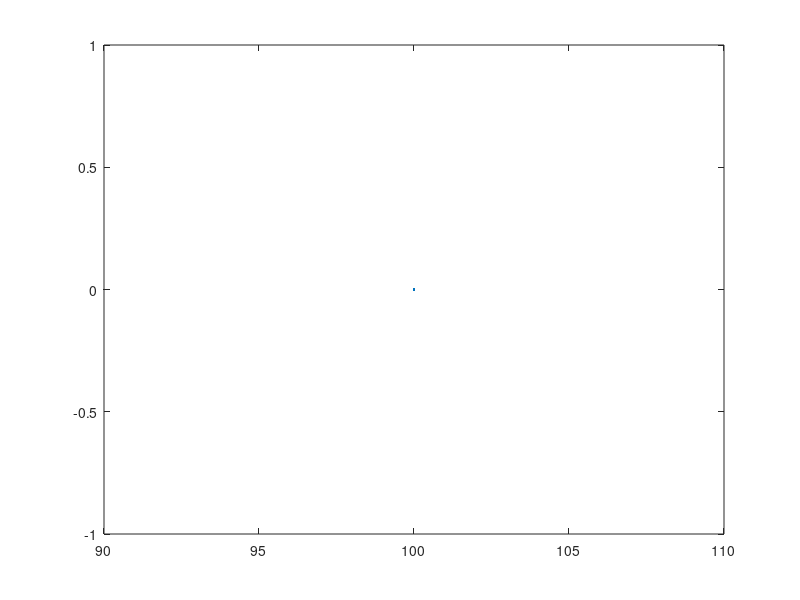

The MATLAB source for this figure:
va0 = 100;
vb0 = 0;

ma1 = 10;
mb1 = 10;
vaf1 = ((ma1 - mb1) / (ma1 + mb1)) * va0;
vbf1 = ((2 * ma1) / (ma1 + mb1)) * va0;
fprintf("Vaf1: %.2f", vaf1);
fprintf("Vbf1: %.2f", vbf1);

ma2 = 1000;
mb2 = 0;
vaf2 = ((ma2 - mb2) / (ma2 + mb2)) * va0;
vbf2 = ((2 * ma2) / (ma2 + mb2)) * va0;
fprintf("Vaf2: %.2f", vaf2);
fprintf("Vbf2: %.2f", vbf2);

ma3 = 0;
mb3 = 1000;
vaf3 = ((ma3 - mb3) / (ma3 + mb3)) * va0;
vbf3 = ((2 * ma3) / (ma3 + mb3)) * va0;
fprintf("Vaf3: %.2f", vaf3);
fprintf("Vbf3: %.2f", vbf3);

x1 = 100;
y1 = vaf1;
plot(x1, y1);
